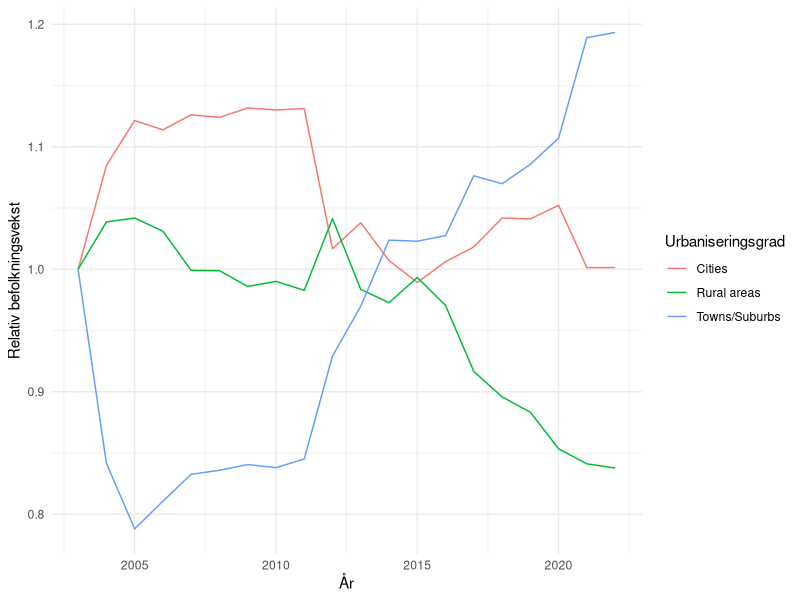
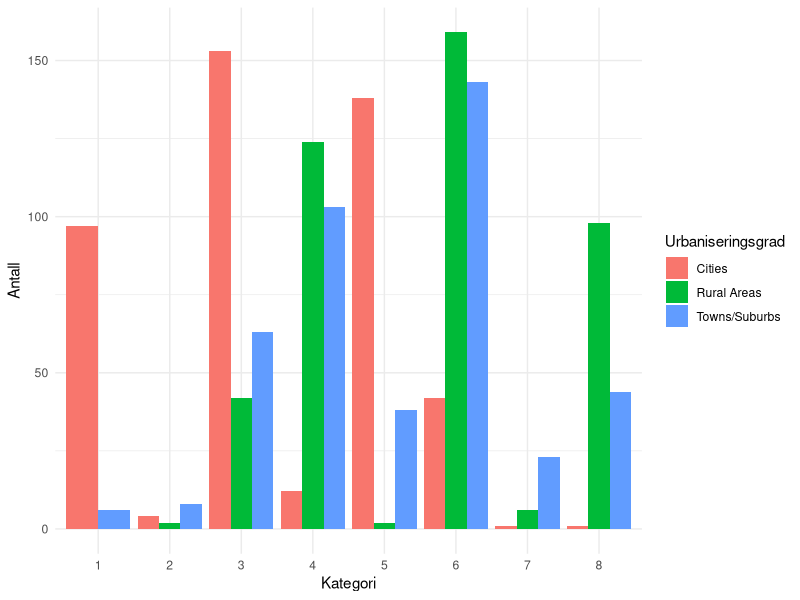
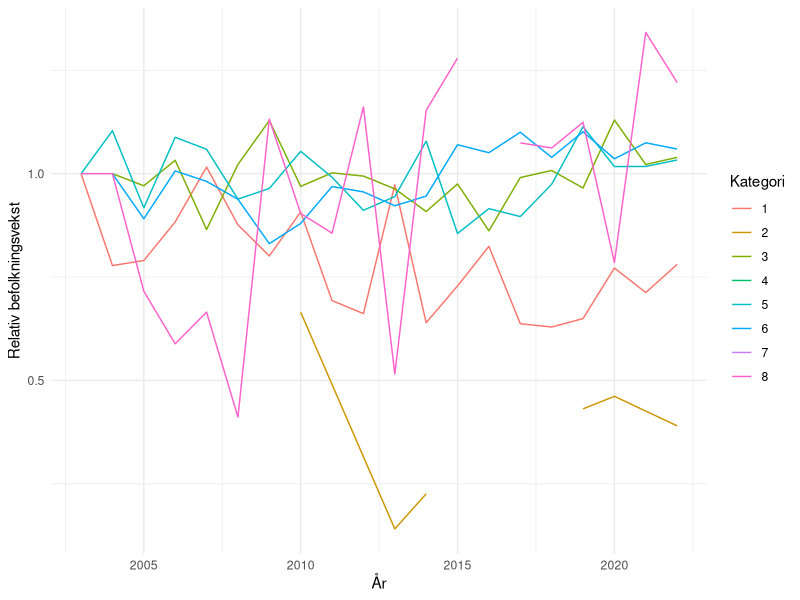
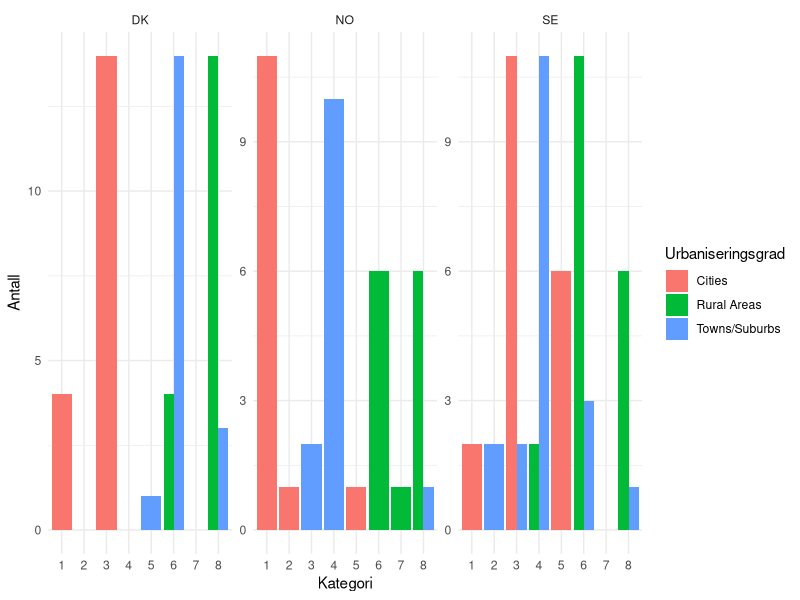
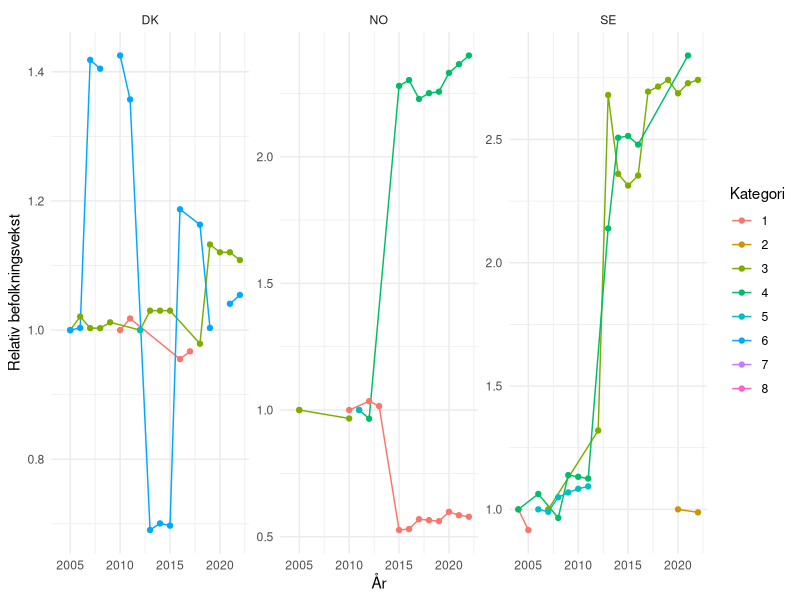

Recreate these plots in R, in order.
## ---- chunk 1
#| label: setup 
#| echo: false
#| output: false
#| message: false
library(tidyverse)
library(readxl)
library(dplyr)
library(ggplot2)
library(flextable)
## ---- chunk 2
#| echo: false
#| message: false
data <- read_csv("ilc_lvho01__custom_9371289_linear.csv") 
## ---- chunk 3
#| echo: false
data <- data |>
  select(geo, deg_urb, TIME_PERIOD, OBS_VALUE) |>
  filter(!(geo %in% c("LV", "MK", "HR", "RO", "RS", "CH", "AL", "IS"))) |>
  mutate(deg_urb = case_when(
    deg_urb == "DEG1" ~ "Cities",
    deg_urb == "DEG2" ~ "Towns/Suburbs",
    deg_urb == "DEG3" ~ "Rural areas"
  ))
## ---- chunk 4
#| echo: false
#| message: false
#| label: fig-gjsnitt-befolkning
#| fig-cap: "Relativ befolkningsvekst i perioden 2003-2022 fordelt på urbaniseringsgradene; cities, towns/suburbs, rural areas."

data %>%
  group_by(deg_urb, TIME_PERIOD) %>%
  summarise(mean_value = mean(OBS_VALUE)) %>%
  mutate(demeaned_value = mean_value/first(mean_value)) %>%
  ggplot(aes(x = TIME_PERIOD, y = demeaned_value, color = deg_urb)) +
  geom_line() +
  labs(x = "År",
       y = "Relativ befolkningsvekst",
       color = "Urbaniseringsgrad") +
  theme_minimal()

## ---- chunk 5
#| echo: false
subset_deg1 <- data |> 
  filter(deg_urb == "Cities")

subset_deg2 <- data |> 
  filter(deg_urb == "Towns/Suburbs")

subset_deg3 <- data |> 
  filter(deg_urb == "Rural areas")
## ---- chunk 6
#| echo: false
summary_deg1 <- subset_deg1 %>%
  summarise(
    min = sprintf("%.2f", min(OBS_VALUE)),
    median = sprintf("%.2f", median(OBS_VALUE)),
    mean = sprintf("%.2f", mean(OBS_VALUE)),
    max = sprintf("%.2f", max(OBS_VALUE)),
    variance = sprintf("%.2f", var(OBS_VALUE)),
    std.dev = sprintf("%.2f", sd(OBS_VALUE))
  ) 

summary_deg2 <- subset_deg2 %>%
  summarise(
    min = sprintf("%.2f", min(OBS_VALUE)),
    median = sprintf("%.2f", median(OBS_VALUE)),
    mean = sprintf("%.2f", mean(OBS_VALUE)),
    max = sprintf("%.2f", max(OBS_VALUE)),
    variance = sprintf("%.2f", var(OBS_VALUE)),
    std.dev = sprintf("%.2f", sd(OBS_VALUE))
  )

summary_deg3 <- subset_deg3 %>%
  summarise(
    min = sprintf("%.2f", min(OBS_VALUE)),
    median = sprintf("%.2f", median(OBS_VALUE)),
    mean = sprintf("%.2f", mean(OBS_VALUE)),
    max = sprintf("%.2f", max(OBS_VALUE)),
    variance = sprintf("%.2f", var(OBS_VALUE)),
    std.dev = sprintf("%.2f", sd(OBS_VALUE))
  )
## ---- chunk 7
#| echo: false
#| label: tbl-summary-degurb
#| tbl-cap: "Deskriptiv statistikk for befolkningsutviklingen i de tre urbaniseringsgradene: cities, towns/suburbs, rural areas."
summary_degurb <- bind_rows(
  mutate(summary_deg1, urbaniseringsgrad = "Cities"),
  mutate(summary_deg2, urbaniseringsgrad = "Towns/Suburbs"),
  mutate(summary_deg3, urbaniseringsgrad = "Rural Areas")
) %>%
  select(urbaniseringsgrad, everything()
) %>%
  flextable() |>
  width(1, width = 1.5) |> 
  width(2, width = 0.8)

summary_degurb
## ---- chunk 8
#| echo: false
#| message: false
data1 <- read_csv("arbeidskraft.csv") |> 
  select(arbeidsvekst = OBS_VALUE, geo, age, deg_urb, TIME_PERIOD)

data2 <- read_csv("arbeidsledighet1.csv") |> 
  select(arbeidsledig = OBS_VALUE, geo,age, deg_urb, TIME_PERIOD)

data3 <- read_csv("huspris.csv") |> 
  select(huspris = OBS_VALUE, geo, deg_urb, TIME_PERIOD)
## ---- chunk 9
#| echo: false
arbeidsvekst <- data1 |>
  filter(age == "Y15-64") |>
  filter(!(geo %in% c("LV", "MK", "HR", "RO", "RS", "CH", "AL", "IS"))) |>
  mutate(deg_urb = case_when(
    deg_urb == "DEG1" ~ "Cities",
    deg_urb == "DEG2" ~ "Towns/Suburbs",
    deg_urb == "DEG3" ~ "Rural Areas",
    TRUE ~ as.character(deg_urb)
  ))
## ---- chunk 10
#| echo: false
arbeidsledig <- data2 |> 
  filter(age == "Y15-64") |>
  filter(!(geo %in% c("LV", "MK", "HR", "RO", "RS", "CH", "AL", "IS"))) |>
  mutate(deg_urb = case_when(
    deg_urb == "DEG1" ~ "Cities",
    deg_urb == "DEG2" ~ "Towns/Suburbs",
    deg_urb == "DEG3" ~ "Rural Areas",
    TRUE ~ as.character(deg_urb) 
  ))
## ---- chunk 11
#| echo: false
huspris <- data3 |> 
  filter(!(geo %in% c("LV", "MK", "HR", "RO", "RS", "CH", "AL", "IS"))) |>
  mutate(deg_urb = case_when(
    deg_urb == "DEG1" ~ "Cities",
    deg_urb == "DEG2" ~ "Towns/Suburbs",
    deg_urb == "DEG3" ~ "Rural Areas",
    TRUE ~ as.character(deg_urb)  # Beholder andre verdier uendret
  ))
## ---- chunk 12
#| echo: false
join <- arbeidsvekst |> 
  left_join(arbeidsledig, join_by(geo, TIME_PERIOD, deg_urb))

join1 <- join |> 
  left_join(huspris, join_by(geo, TIME_PERIOD, deg_urb))

maindata <- join1 |> 
  left_join(data, join_by(geo, TIME_PERIOD, deg_urb)) |>
  select(geo, deg_urb, TIME_PERIOD, OBS_VALUE, arbeidsledig, arbeidsvekst, huspris)
## ---- chunk 13
#| echo: false
maindata <- maindata %>%
  group_by(geo, TIME_PERIOD) %>%
  mutate(arb.ledig.geo.mean = mean(arbeidsledig, na.rm = TRUE), huspris.geo.mean = mean(huspris, na.rm = TRUE), arb.vekst.geo.mean = mean(arbeidsvekst, na.rm = TRUE))
## ---- chunk 14
#| echo: false
maindata <- maindata %>%
  mutate(classification = case_when(
    arbeidsledig > arb.ledig.geo.mean & arbeidsvekst > arb.vekst.geo.mean & huspris > huspris.geo.mean ~ "1.høy arbeisledighet, høy arbeidsvekst, høy huspris",
    arbeidsledig > arb.ledig.geo.mean & arbeidsvekst > arb.vekst.geo.mean & huspris <= huspris.geo.mean ~ "2.høy arbeisledighet, høy arbeidsvekst, lav huspris",
    arbeidsledig > arb.ledig.geo.mean & arbeidsvekst <= arb.vekst.geo.mean & huspris > huspris.geo.mean ~ "3.høy arbeisledighet, lav arbeidsvekst, høy huspris",
    arbeidsledig > arb.ledig.geo.mean & arbeidsvekst <= arb.vekst.geo.mean & huspris <= huspris.geo.mean ~ "4.høy arbeisledighet, lav arbeidsvekst, lav huspris",
    arbeidsledig <= arb.ledig.geo.mean & arbeidsvekst > arb.vekst.geo.mean & huspris > huspris.geo.mean ~ "5.lav arbeisledighet, høy arbeidsvekst, høy huspris",
    arbeidsledig <= arb.ledig.geo.mean & arbeidsvekst > arb.vekst.geo.mean & huspris <= huspris.geo.mean ~ "6.lav arbeisledighet, høy arbeidsvekst, lav huspris",
    arbeidsledig <= arb.ledig.geo.mean & arbeidsvekst <= arb.vekst.geo.mean & huspris > huspris.geo.mean ~ "7.lav arbeisledighet, lav arbeidsvekst, høy huspris",
    arbeidsledig <= arb.ledig.geo.mean & arbeidsvekst <= arb.vekst.geo.mean & huspris <= huspris.geo.mean ~ "8. lav arbeisledighet, lav arbeidsvekst, lav huspris")
  )  %>%
  filter(!is.na(classification))
## ---- chunk 15
#| echo: false
maindata <- maindata %>%
  mutate(classification_nr = case_when(
    arbeidsledig > arb.ledig.geo.mean & arbeidsvekst > arb.vekst.geo.mean & huspris > huspris.geo.mean ~ "1",
    arbeidsledig > arb.ledig.geo.mean & arbeidsvekst > arb.vekst.geo.mean & huspris <= huspris.geo.mean ~ "2",
    arbeidsledig > arb.ledig.geo.mean & arbeidsvekst <= arb.vekst.geo.mean & huspris > huspris.geo.mean ~ "3",
    arbeidsledig > arb.ledig.geo.mean & arbeidsvekst <= arb.vekst.geo.mean & huspris <= huspris.geo.mean ~ "4",
    arbeidsledig <= arb.ledig.geo.mean & arbeidsvekst > arb.vekst.geo.mean & huspris > huspris.geo.mean ~ "5",
    arbeidsledig <= arb.ledig.geo.mean & arbeidsvekst > arb.vekst.geo.mean & huspris <= huspris.geo.mean ~ "6",
    arbeidsledig <= arb.ledig.geo.mean & arbeidsvekst <= arb.vekst.geo.mean & huspris > huspris.geo.mean ~ "7",
    arbeidsledig <= arb.ledig.geo.mean & arbeidsvekst <= arb.vekst.geo.mean & huspris <= huspris.geo.mean ~ "8")
  )  %>%
  filter(!is.na(classification)) 
## ---- chunk 16
#| echo: false
maindata <- maindata %>%
  select(geo, deg_urb, TIME_PERIOD, OBS_VALUE, arbeidsledig, arbeidsvekst, huspris, arb.ledig.geo.mean, arb.vekst.geo.mean, huspris.geo.mean, classification_nr, classification)
## ---- chunk 17
#| echo: false
#| message: false
#| label: fig-stolpediagram
#| fig-cap: "Urbaniseringsgradene cities, towns/suburbs og rural areas fordelt på kategoriene i klassifiseringsmetodikken av Andresson, Håkonsen og Thorsen (2023)."
stolpediagram <- ggplot(maindata, aes(x = as.factor(classification_nr), fill = deg_urb)) +
  geom_bar(position = "dodge", stat = "count") +
  labs(x = "Kategori",
       y = "Antall",
       fill = "Urbaniseringsgrad") +
  theme_minimal()

# Vis stolpediagrammet
print(stolpediagram)
## ---- chunk 18
#| echo: false
#| message: false
#| warning: false
#| label: fig-linjediagram
#| fig-cap: "Relativ befolkningsvekst i kategoriene i klassifiseringsmetodikken til Andresson, Håkonsen og Thorsen (2023) i perioden 2003 til 2022"
maindata %>%
  group_by(classification_nr, TIME_PERIOD) %>%
  summarise(mean_value = mean(OBS_VALUE, na.rm = TRUE)) %>%
    mutate(demeaned_value = mean_value/first(mean_value)) %>%
  ggplot(aes(x = TIME_PERIOD, y = demeaned_value, color = classification_nr)) +
  geom_line() +
  labs(x = "År",
       y = "Relativ befolkningsvekst",
       color = "Kategori") +
  theme_minimal()
## ---- chunk 19
#| echo: false
#| message: false
#| warning: false
#| label: fig-stolpediagram2
#| fig-cap: "Urbaniseringsgradene cities, towns/suburbs og rural areas fordelt på kategoriene i klassifiseringsmetodikken av Andresson, Håkonsen og Thorsen (2023) for landene Danmark, Norge og Sverige."

stolpediagram2 <- ggplot(filter(maindata, geo %in% c("NO", "SE", "DK")), aes(x = as.factor(classification_nr), fill = deg_urb)) +
  geom_bar(position = "dodge", stat = "count") +
  labs(x = "Kategori",
       y = "Antall", 
       fill = "Urbaniseringsgrad") +
  theme_minimal() +
  facet_wrap(~ geo, scales = "free_y")

print(stolpediagram2)
## ---- chunk 20
#| echo: false
#| message: false
#| warning: false
#| label: fig-skandinavia
#| fig-cap: "Relativ befolkningsvekst i kategoriene i klassifiseringsmetodikken til Andresson, Håkonsen og Thorsen (2023) i perioden 2003 til 2022 for Danmark, Norge og Sverige"

maindata %>%
  filter(geo %in% c("DK", "NO", "SE")) %>%
  group_by(geo, classification_nr, TIME_PERIOD) %>%
  summarise(mean_value = mean(OBS_VALUE, na.rm = TRUE)) %>%
  mutate(demeaned_value = mean_value / first(mean_value)) %>%
  ggplot(aes(x = TIME_PERIOD, y = demeaned_value, color = classification_nr)) +
  geom_line() +
  geom_point() +
  labs(x = "År",
       y = "Relativ befolkningsvekst",
       color = "Kategori") +
  theme_minimal() +
  facet_wrap(~geo, scales = "free_y")
